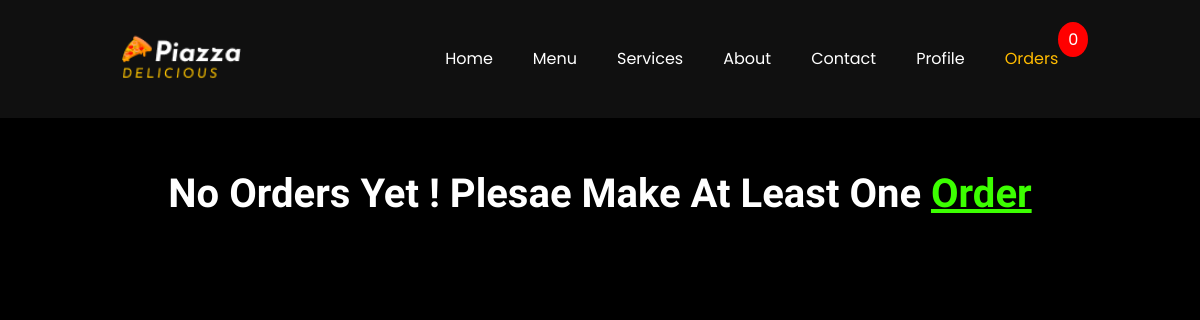
The app's page /orders/ (signed in), older data.
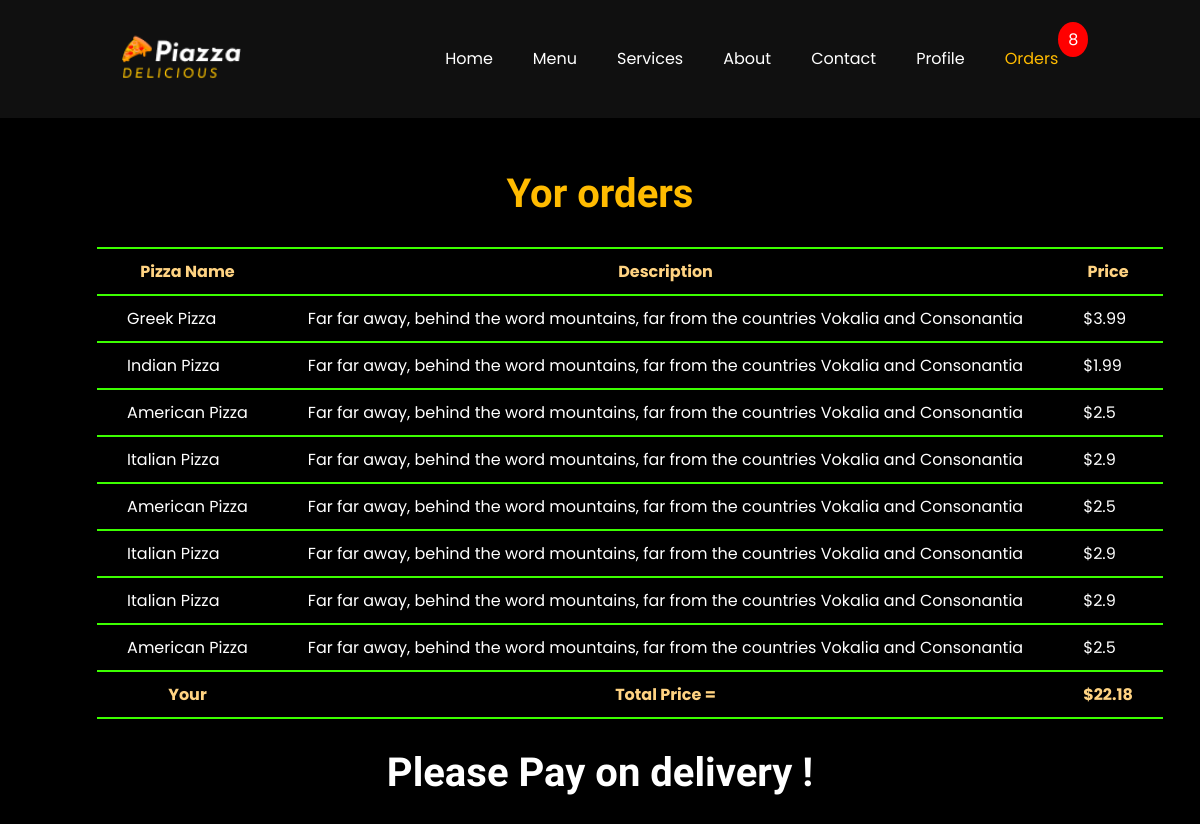
The same page, newer data.
### Home/models.py (models this page shows, shortened)
class Orders(models.Model):
    Pizza_name = models.CharField(max_length=200, default="")
    Pizza_desc = models.CharField(max_length=400, default="")
    Pizza_price = models.FloatField(default=0)
    User = models.ForeignKey(User, on_delete=models.CASCADE)

### Home/views.py (the view)
# urls.py: path('orders/', views.orders, name="orders"),
def orders(request):
    current_username = request.user.username
    user = User.objects.filter(username=current_username).first()
    order = Orders.objects.filter(User=user)
    price_list = []
    for pizza in order:
        price = pizza.Pizza_price
        price_list.append(price)
    total_price = round(sum(price_list), 3)
    total_pizzas = len(order)
    context = {
        'order':order,
        'total_price':total_price,
        'total_pizzas':total_pizzas,
    }
    return render(request, "Home/orders.html", context)

### templates/Home/orders.html (shortened to what this page needs)
{% extends 'base.html' %}
{% block active3 %}active{% endblock active3 %}
{% block body %}
<section id="orders">
{% if order %}
    <h1>Yor orders</h1>
    <div class="table__orders__container">
        <div class="table__orders">
            <table>
                <tr>
                    <th>Pizza Name</th>
                    <th>Description</th>
                    <th>Price</th>
                </tr>
            {% for pizza in order %}
                <tr>
                    <td>{{pizza.Pizza_name}}</th>
                    <td>{{pizza.Pizza_desc}}</td>
                    <td>${{pizza.Pizza_price}}</td>
                </tr>
            {% endfor %}
            <tr>
                <th>Your</th>
                <th>Total Price =</th>
                <th>${{total_price}}</th>
            </tr>
            </table>
        </div>
    </div>
    <h4>Please Pay on delivery !</h4>
{% else %}
<h4>No Orders Yet ! Plesae Make At Least One <a href="/menu/">Order</a></h4>
{% endif %}
</section>
{% endblock body %}

Row changes from the older to the newer data that the page shows:
added Orders: Pizza_name "Greek Pizza", Pizza_desc "Far far away, behind the word mountains, far from the countries Vokalia and Consonantia", Pizza_price "3.99"
added Orders: Pizza_name "Indian Pizza", Pizza_desc "Far far away, behind the word mountains, far from the countries Vokalia and Consonantia", Pizza_price "1.99"
added Orders: Pizza_name "American Pizza", Pizza_desc "Far far away, behind the word mountains, far from the countries Vokalia and Consonantia", Pizza_price "2.5"
added Orders: Pizza_name "Italian Pizza", Pizza_desc "Far far away, behind the word mountains, far from the countries Vokalia and Consonantia", Pizza_price "2.9"
added Orders: Pizza_name "American Pizza", Pizza_desc "Far far away, behind the word mountains, far from the countries Vokalia and Consonantia", Pizza_price "2.5"
added Orders: Pizza_name "Italian Pizza", Pizza_desc "Far far away, behind the word mountains, far from the countries Vokalia and Consonantia", Pizza_price "2.9"
added Orders: Pizza_name "Italian Pizza", Pizza_desc "Far far away, behind the word mountains, far from the countries Vokalia and Consonantia", Pizza_price "2.9"
added Orders: Pizza_name "American Pizza", Pizza_desc "Far far away, behind the word mountains, far from the countries Vokalia and Consonantia", Pizza_price "2.5"
Text that changed along with them:
{{ total_pizzas }}: (not shown) → "8"
{{ total_price }}: (not shown) → "22.18"
text no longer shown: "0 No Orders Yet ! Plesae Make At Least One Order"
text now shown: "Yor orders Pizza Name Description Price Your Total Price = $ Please Pay on delivery !"
